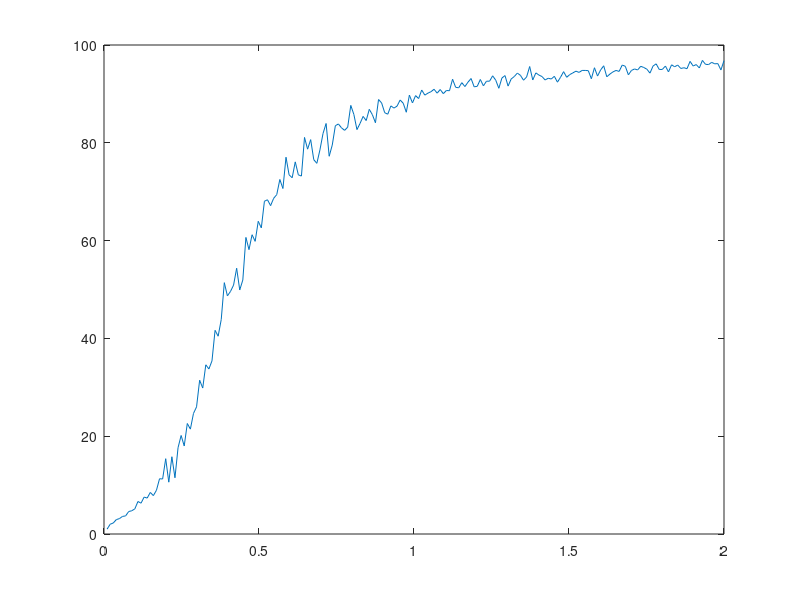

Reproduce this figure in MATLAB.
% -------------------------------------------------------------------
%  Generated by MATLAB on 2-Feb-2017 22:49:27
%  MATLAB version: 9.0.0.341360 (R2016a)
% -------------------------------------------------------------------
                                    
clear;
close all;
clc;

STEPSIZE = 0.01;

UPPERLIMIT = 2;

numTestValues = 201;

rValues = [0.01 0.019950000000000002 0.029900000000000003 0.03985 0.049800000000000004 ...
           0.05975 0.0697 0.07965 0.0896 0.09955 0.10949999999999999 0.11945 ...
           0.1294 0.13935 0.14930000000000002 0.15925 0.16920000000000002 ...
           0.17915 0.18910000000000002 0.19905000000000003 0.209 0.21895 ...
           0.22890000000000002 0.23885000000000003 0.2488 0.25875 0.2687 ...
           0.27865 0.2886 0.29855000000000004 0.3085 0.31845 0.3284 0.33835000000000004 ...
           0.3483 0.35825 0.3682 0.37815 0.38810000000000006 0.39805 0.408 ...
           0.41795000000000004 0.4279 0.43784999999999996 0.44780000000000003 ...
           0.45775 0.46770000000000006 0.47765 0.4876 0.49755000000000005 ...
           0.5075 0.51745 0.5274 0.53735 0.5473 0.55725 0.5672 0.57714999999999994 ...
           0.58710000000000007 0.59705 0.607 0.61695 0.6269 0.63685 0.6468 ...
           0.65675 0.66670000000000007 0.67665000000000008 0.6866 0.69655 ...
           0.7065 0.71644999999999992 0.7264 0.73635000000000006 0.7463 ...
           0.75625 0.7662000000000001 0.77615 0.7861 0.79605 0.80599999999999994 ...
           0.81595 0.82590000000000008 0.83585 0.8458 0.85575 0.86569999999999991 ...
           0.87565 0.8856 0.89555 0.9055 0.91545 0.92540000000000011 0.93535 ...
           0.9453 0.95525 0.9652 0.97515 0.98510000000000009 0.99505 1.005 ...
           1.01495 1.0249 1.03485 1.0448 1.0547499999999999 1.0647 1.07465 ...
           1.0846 1.09455 1.1045 1.11445 1.1244 1.13435 1.1442999999999999 ...
           1.15425 1.1642000000000001 1.17415 1.1841 1.19405 1.204 1.2139499999999999 ...
           1.2239 1.2338500000000001 1.2438 1.25375 1.2637 1.27365 1.2836 ...
           1.29355 1.3034999999999999 1.31345 1.3234000000000001 1.33335 ...
           1.3433000000000002 1.3532499999999998 1.3632 1.37315 1.3831 ...
           1.3930500000000001 1.403 1.41295 1.4228999999999998 1.43285 ...
           1.4428 1.45275 1.4627000000000001 1.4726499999999998 1.4826 ...
           1.49255 1.5025 1.51245 1.5224000000000002 1.5323499999999999 ...
           1.5423 1.55225 1.5622 1.57215 1.5821 1.5920500000000002 1.6019999999999999 ...
           1.61195 1.6219 1.63185 1.6418000000000001 1.65175 1.6617 1.6716499999999999 ...
           1.6816 1.69155 1.7015 1.7114500000000001 1.7213999999999998 ...
           1.73135 1.7413 1.75125 1.7612 1.77115 1.7811 1.7910499999999998 ...
           1.801 1.81095 1.8209 1.83085 1.8408000000000002 1.85075 1.8607 ...
           1.87065 1.8806 1.8905500000000002 1.9005 1.91045 1.9203999999999999 ...
           1.93035 1.9403 1.95025 1.9602000000000002 1.9701499999999998 ...
           1.9801 1.9900499999999999 2];

statistics = [1; 2; 2.25; 2.95; 3.15; 3.6; 3.7; 4.6; 4.75; 5.15; 6.65; ...
              6.3; 7.55; 7.35; 8.5; 7.85; 8.95; 11.3; 11.25; 15.4; 10.6; ...
              15.8; 11.5; 17.65; 20.15; 18; 22.6; 21.45; 24.65; 26; 31.45; ...
              29.85; 34.6; 33.75; 35.4; 41.65; 40.45; 43.85; 51.4; 48.7; ...
              49.6; 50.9; 54.35; 49.9; 51.95; 60.65; 58.15; 61.2; 59.85; ...
              63.95; 62.6; 68.05; 68.35; 67.15; 68.65; 69.4; 72.5; 70.65; ...
              77.05; 73.45; 72.85; 76.1; 73.45; 73.2; 81.1; 78.7; 80.65; ...
              76.55; 75.8; 78.55; 81.9; 83.95; 77.25; 79.55; 83.5; 83.85; ...
              83.05; 82.55; 83.2; 87.65; 85.8; 82.7; 83.95; 85.4; 84.55; ...
              86.85; 85.75; 84.1; 88.85; 88.15; 86.15; 85.85; 87.55; 87.1; ...
              87.5; 88.75; 88.1; 86.25; 89.75; 88.15; 89.65; 89.05; 90.8; ...
              89.75; 90.15; 90.45; 90.95; 90.15; 90.9; 90.05; 90.7; 90.65; ...
              93; 91.35; 91.25; 92.3; 91.5; 92.4; 93.15; 91.45; 91.55; ...
              92.95; 91.65; 92.6; 92.6; 93.7; 92.8; 91.15; 93.25; 93.75; ...
              91.6; 93.05; 93.55; 94.25; 93.8; 92.8; 93.45; 95.6; 92.85; ...
              94.3; 93.85; 93.55; 92.85; 93.2; 93.05; 93.6; 92.4; 93.4; ...
              94.55; 93.4; 93.95; 94.3; 94.65; 94.4; 94.8; 94.8; 94.75; ...
              93.1; 95.35; 93.65; 94.9; 95.75; 93.5; 94.05; 94.5; 94.8; ...
              94.6; 95.9; 95.65; 93.9; 94.8; 95.1; 94.9; 95.65; 95.4; 95.05; ...
              94.25; 95.7; 96.15; 95; 95; 95.7; 94.5; 95.95; 95.55; 95.9; ...
              95.2; 95.35; 95.15; 96.65; 95.7; 96; 95.3; 96.85; 96.05; ...
              96; 96.45; 96.15; 96.2; 94.9; 96.8];
            

figure(2);
clf
plot(rValues,statistics)
